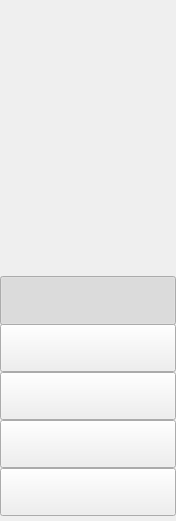
     <widget class="QWidget" name="additionContext" native="true">
      <property name="geometry">
       <rect>
        <x>0</x>
        <y>-1</y>
        <width>176</width>
        <height>521</height>
       </rect>
      </property>
      <widget class="QPushButton" name="additionMenu_3">
       <property name="geometry">
        <rect>
         <x>0</x>
         <y>372</y>
         <width>176</width>
         <height>48</height>
        </rect>
       </property>
       <property name="icon">
        <iconset resource="images.qrc">
         <normaloff>:/addtion/images/addition/subMenu_4~.png</normaloff>
         <normalon>:/addtion/images/addition/subMenu_4.png</normalon>:/addtion/images/addition/subMenu_4~.png</iconset>
       </property>
       <property name="iconSize">
        <size>
         <width>176</width>
         <height>50</height>
        </size>
       </property>
       <property name="checkable">
        <bool>true</bool>
       </property>
       <property name="checked">
        <bool>false</bool>
       </property>
       <property name="autoExclusive">
        <bool>true</bool>
       </property>
      </widget>
      <widget class="QLabel" name="additionHeader">
       <property name="geometry">
        <rect>
         <x>0</x>
         <y>256</y>
         <width>176</width>
         <height>20</height>
        </rect>
       </property>
       <property name="text">
        <string/>
       </property>
       <property name="pixmap">
        <pixmap resource="images.qrc">:/addtion/images/addition/subMenu_1.png</pixmap>
       </property>
      </widget>
      <widget class="QPushButton" name="additionMenu_1">
       <property name="geometry">
        <rect>
         <x>0</x>
         <y>276</y>
         <width>176</width>
         <height>49</height>
        </rect>
       </property>
       <property name="icon">
        <iconset resource="images.qrc">
         <normaloff>:/addtion/images/addition/subMenu_2~.png</normaloff>
         <normalon>:/addtion/images/addition/subMenu_2.png</normalon>:/addtion/images/addition/subMenu_2~.png</iconset>
       </property>
       <property name="iconSize">
        <size>
         <width>176</width>
         <height>50</height>
        </size>
       </property>
       <property name="checkable">
        <bool>true</bool>
       </property>
       <property name="checked">
        <bool>true</bool>
       </property>
       <property name="autoExclusive">
        <bool>true</bool>
       </property>
      </widget>
      <widget class="QPushButton" name="additionMenu_2">
       <property name="geometry">
        <rect>
         <x>0</x>
         <y>324</y>
         <width>176</width>
         <height>48</height>
        </rect>
       </property>
       <property name="icon">
        <iconset resource="images.qrc">
         <normaloff>:/addtion/images/addition/subMenu_3~.png</normaloff>
         <normalon>:/addtion/images/addition/subMenu_3.png</normalon>:/addtion/images/addition/subMenu_3~.png</iconset>
       </property>
       <property name="iconSize">
        <size>
         <width>176</width>
         <height>50</height>
        </size>
       </property>
       <property name="checkable">
        <bool>true</bool>
       </property>
       <property name="checked">
        <bool>false</bool>
       </property>
       <property name="autoExclusive">
        <bool>true</bool>
       </property>
      </widget>
      <widget class="QPushButton" name="additionMenu_4">
       <property name="geometry">
        <rect>
         <x>0</x>
         <y>420</y>
         <width>176</width>
         <height>48</height>
        </rect>
       </property>
       <property name="icon">
        <iconset resource="images.qrc">
         <normaloff>:/addtion/images/addition/subMenu_5~.png</normaloff>
         <normalon>:/addtion/images/addition/subMenu_5.png</normalon>:/addtion/images/addition/subMenu_5~.png</iconset>
       </property>
       <property name="iconSize">
        <size>
         <width>176</width>
         <height>358</height>
        </size>
       </property>
       <property name="checkable">
        <bool>true</bool>
       </property>
       <property name="checked">
        <bool>false</bool>
       </property>
       <property name="autoExclusive">
        <bool>true</bool>
       </property>
      </widget>
      <widget class="QLabel" name="additionBottom">
       <property name="geometry">
        <rect>
         <x>0</x>
         <y>586</y>
         <width>176</width>
         <height>13</height>
        </rect>
       </property>
       <property name="text">
        <string/>
       </property>
       <property name="pixmap">
        <pixmap resource="images.qrc">:/addtion/images/addition/subMenu_1.png</pixmap>
       </property>
      </widget>
      <widget class="QPushButton" name="additionMenu_5">
       <property name="geometry">
        <rect>
         <x>0</x>
         <y>468</y>
         <width>176</width>
         <height>48</height>
        </rect>
       </property>
       <property name="icon">
        <iconset resource="images.qrc">
         <normaloff>:/addtion/images/addition/subMenu_6~.png</normaloff>
         <normalon>:/addtion/images/addition/subMenu_6.png</normalon>:/addtion/images/addition/subMenu_6~.png</iconset>
       </property>
       <property name="iconSize">
        <size>
         <width>176</width>
         <height>358</height>
        </size>
       </property>
       <property name="checkable">
        <bool>true</bool>
       </property>
       <property name="checked">
        <bool>false</bool>
       </property>
       <property name="autoExclusive">
        <bool>true</bool>
       </property>
      </widget>
     </widget>
